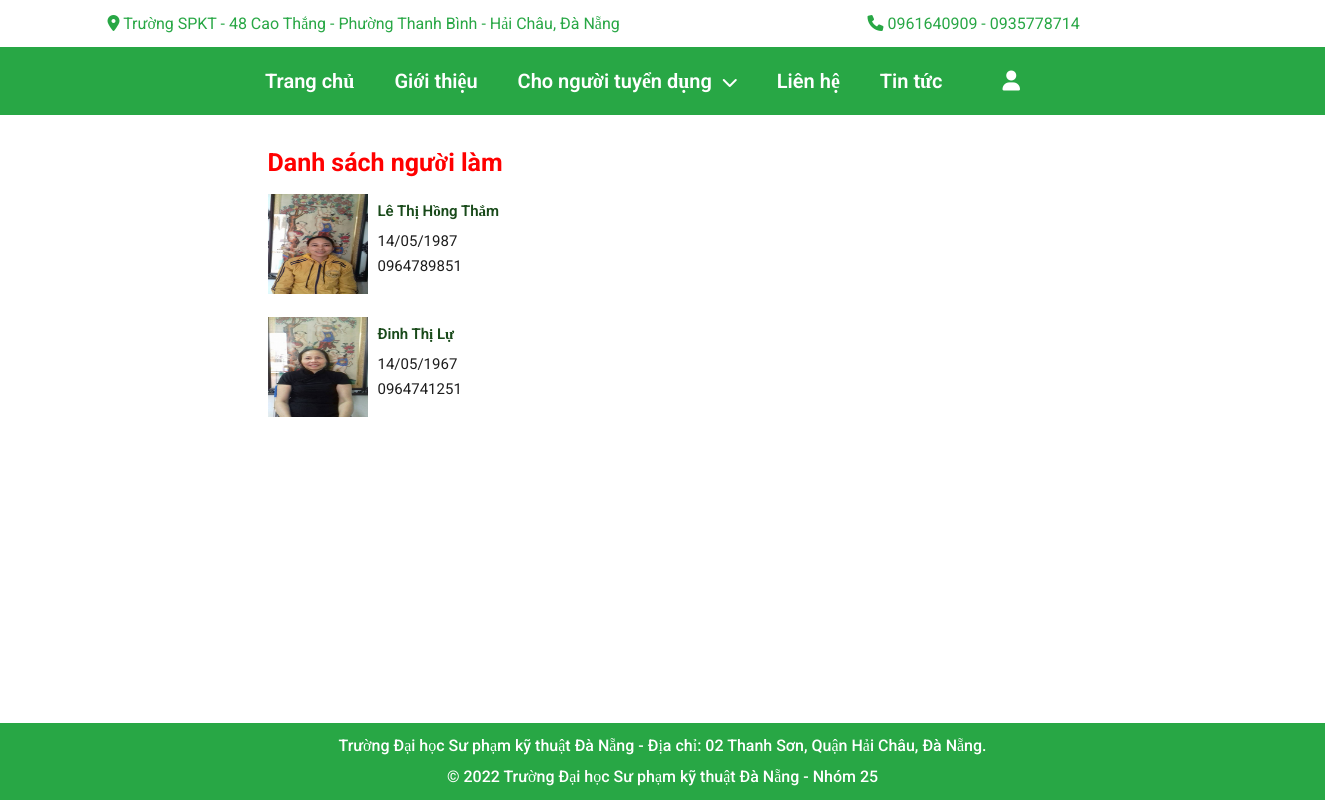
The page /?act=ratehelp&xuli=chitiet&id=486 (signed in) on the database its author committed.
### tables this page shows
CREATE TABLE `taikhoan` (
  `maTK` int(10) NOT NULL,
  `maQuyen` int(11) NOT NULL,
  `taiKhoan` varchar(50) NOT NULL,
  `matKhau` varchar(50) NOT NULL,
  `hoTen` varchar(255) NOT NULL,
  `gioiTinh` varchar(10) NOT NULL,
  `ngaySinh` varchar(50) NOT NULL,
  `CMND` varchar(20) NOT NULL,
  `SDT` int(11) NOT NULL,
  `email` int(11) NOT NULL,
  `diaChi` varchar(255) NOT NULL,
  `hinhAnh` varchar(255) NOT NULL,
  `trangThai` int(11) NOT NULL,
  `thoiGian` varchar(255) NOT NULL
);

### Controllers/RateController.php (called while the page is built, shortened)
<?php
    require_once("./Models/rateModel.php");
    class RateController{
        var $rate_model;
        public function __construct()
        {
             $this->rate_model = new rate();
        }
        function chitiet()
        {
            $id = isset($_GET['id']) ? $_GET['id'] : 1;
            $data = $this->rate_model->chitietcongviec($id);
            require_once("./Views/index.php");
        }
    }
?>

### Models/connection.php (called while the page is built, shortened)
<?php
    class connection{
        function __construct()
        {
            $severname ="localhost";
            $username ="root";
            $password ="";
            $db_name ="gtngv";
            $this->conn = new mysqli($severname,$username,$password,$db_name);
        }
    }
?>

### Models/model.php (called while the page is built, shortened)
<?php
    require_once("connection.php");
    class model
    {
        function __construct()
        {
            $conn_obj = new connection();
            $this->conn = $conn_obj->conn;
        }
    }
?>

### Models/rateModel.php (called while the page is built, shortened)
<?php
    require_once("model.php");
    class rate extends model{
        function chitietcongviec($id){
            $query = "SELECT * FROM taikhoan,congviec,danhsachungvien WHERE taikhoan.maTK = danhsachungvien.maTK AND congviec.maCV = danhsachungvien.maCV
            AND congviec.maCV=$id;";
            require("result.php");
            return $data;
        }
    }
?>

### Models/result.php (called while the page is built)
<?php
    $result = $this->conn->query($query);
    $data = array();
    while ($row = $result->fetch_assoc()) {
        $data[] = $row;
    }
?>

### Views/rate/detail.php (the view)
<div class="main">
    <div class="container">
        <div class="work_new_left_work" style="width: 100%; margin-left: 160px;">
            <div class="content_home_top" >
                <div class="big-hotline  wow fadeInDown animated">
                    Danh sách người làm
                </div>
            </div>
            <?php
                for ($i = 0; $i < (count($data)); $i++) {
            ?>
            <div class="work_new_content" >
                <a style="display: flex;" href="?act=ratehelp&xuli=chitiethelp&id=<?=$data[$i]['maCV']?>&tk=<?=$data[$i]['maTK']?>">
                    <div class="work_new_content_img">
                        <img src="./Publics/images/<?php echo $data[$i]['hinhAnh'] ?>" alt="">
                    </div>
                    <div class="work_new_content_right" style="text-align: left;">
                        <p class="work_new_name"><?= $data[$i]['hoTen'] ?></p>
                        <p class="work_new_detail"><?= $data[$i]['ngaySinh'] ?></p>
                        <p class="work_new_detail">0<?= $data[$i]['SDT'] ?></p>
                    </div>
                </a>
            </div>
            <?php } ?>
        </div>
    </div>
</div>

### Publics/css/style.css (style rules this page uses)
:root { --cl-backad:#f7f8fb; --cl-textad :#858796; --cl-green: #4eb92d; --cl-red: #ed1b36; --cl-orange: #f1975f; --cl-text: #686868; --cl-title: #1e1e1e; --cl-primary: #28a745; --cl-textprimary: #194A1A; }
body { box-sizing: border-box; overflow-x: hidden; font-family: 'Roboto', 'sans-serif'; display: table; }
html { font-size: 62.5%; line-height: 1.6; height: 100%; }
a { color: #1e1e1e; }
html, body { width: 100%; height: 100%; }
.main { display: table-row; height: 100%; text-align: center; }

### Publics/css/main.css (style rules this page uses)
.content_home_top { display: flex; padding: 0; justify-content: space-between; margin-top:15px; margin-bottom: 10px; }
.big-hotline { height: 34px; background-color: rgba(255, 255, 255, 0.9); top: -55px; right: 0px; border-top-left-radius: 5px; border-top-right-radius: 5px; font-size: 25px; font-weight: 700; text-align: center; color: red; }
.work_new_content { display: flex; font-size: 15px; width: 100%; margin-bottom: 20px; }
.work_new_content { display: flex; }
.work_new_content_img img { width: 100px; height: 100px; }
.work_new_content_right { margin-left: 10px; margin-top: 10px; }
.work_new_name { color: var(--cl-textprimary); font-weight: 600; margin-bottom: 15px; display: block; }
.work_new_detail { padding-bottom: 10px; }
.work_new_left_work { width: 50%; }

### rows shown on the page
taikhoan: hinhAnh (picture), hoTen "Lê Thị Hồng Thắm", ngaySinh "14/05/1987", SDT "964789851"
taikhoan: hinhAnh (picture), hoTen "Đinh Thị Lự", ngaySinh "14/05/1967", SDT "964741251"
